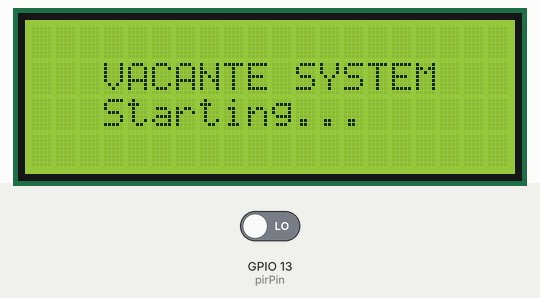
Bench run of a sketch on a simulated ESP32. On the bench: 20×4 character LCD. The test bench sets the inputs (shaded band); at power-on: GPIO 13 (pirPin) LOW. WiFi joins after 1.5 s; servers stay silent unless stated; what the sketch prints to the serial monitor is not drawn.

Above: at 2.2 s.
2.3 s: GPIO 13 (pirPin) driven HIGH
At 3.4 s:
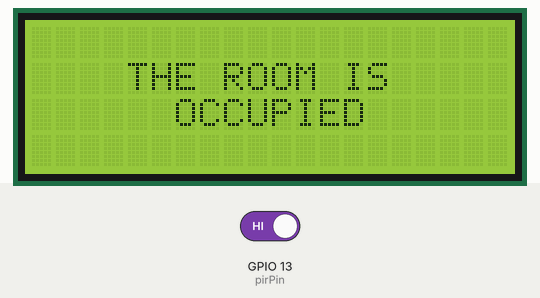
Timing chart, 0 to 5.3 s (numbered marks = the images above; inputs shaded):
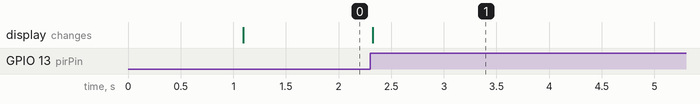

The sketch:

VACANTE_ESP32_PIR.ino
```cpp
#define BLYNK_TEMPLATE_ID "TMPL6dGw3Sww9"
#define BLYNK_TEMPLATE_NAME "VACANTE"
#define BLYNK_AUTH_TOKEN "YOUR_DEVICE_AUTH_TOKEN"


#include <WiFi.h>
#include <BlynkSimpleEsp32.h>
#include <Wire.h>
#include <LiquidCrystal_I2C.h>

// LCD SETTINGS
LiquidCrystal_I2C lcd(0x27, 20, 4);

// WIFI SETTINGS
char ssid[] = "YOUR_CLASSROOM_WIFI";
char pass[] = "YOUR_WIFI_PASSWORD";

// PIR SENSOR
const int pirPin = 13;

// OCCUPANCY SETTINGS
bool roomOccupied = false;
bool lastDisplayedState = false;

unsigned long lastMotionTime = 0;

// 15 seconds of inactivity before marking the room unoccupied
const unsigned long OCCUPANCY_DELAY = 15000;

// TIMERS
unsigned long lastWiFiAttempt = 0;
unsigned long lastBlynkAttempt = 0;
unsigned long lastHeartbeat = 0;
unsigned long lastBlynkUpdate = 0;

// Keep heartbeat frequent so the server can detect connection
const unsigned long HEARTBEAT_INTERVAL = 5000;

// Send occupancy updates every second
const unsigned long OCCUPANCY_INTERVAL = 1000;

// HEARTBEAT
bool heartbeatState = false;

// ==========================================
// LCD DISPLAY FUNCTION
// ==========================================

void updateLCD() {
  lcd.clear();

  lcd.setCursor(4, 1);
  lcd.print("THE ROOM IS");

  if (roomOccupied) {
    lcd.setCursor(6, 2);
    lcd.print("OCCUPIED");

    Serial.println("ROOM STATUS: OCCUPIED");
  } else {
    lcd.setCursor(5, 2);
    lcd.print("UNOCCUPIED");

    Serial.println("ROOM STATUS: UNOCCUPIED");
  }
}

// ==========================================
// SETUP
// ==========================================

void setup() {
  Serial.begin(115200);

  pinMode(pirPin, INPUT);

  delay(1000);

  Wire.begin(21, 22);

  lcd.init();
  lcd.backlight();
  lcd.clear();

  lcd.setCursor(3, 1);
  lcd.print("VACANTE SYSTEM");

  lcd.setCursor(3, 2);
  lcd.print("Starting...");

  // Initialize WiFi
  WiFi.mode(WIFI_STA);
  WiFi.begin(ssid, pass);

  // Initialize Blynk
  Blynk.config(BLYNK_AUTH_TOKEN);

  lastMotionTime = millis();

  Serial.println("VACANTE started.");
}

// ==========================================
// MAIN LOOP
// ==========================================

void loop() {

  unsigned long now = millis();

  // ----------------------------------------
  // WIFI RECONNECTION
  // ----------------------------------------

  if (WiFi.status() != WL_CONNECTED) {

    if (now - lastWiFiAttempt >= 10000) {

      lastWiFiAttempt = now;

      WiFi.begin(ssid, pass);

      Serial.println("Connecting to WiFi...");
    }
  }

  // ----------------------------------------
  // BLYNK RECONNECTION
  // ----------------------------------------

  if (WiFi.status() == WL_CONNECTED) {

    if (!Blynk.connected() &&
        now - lastBlynkAttempt >= 5000) {

      lastBlynkAttempt = now;

      Blynk.connect(1000);
    }

    if (Blynk.connected()) {
      Blynk.run();
    }
  }

  // ----------------------------------------
  // PIR SENSOR DETECTION
  // ----------------------------------------

  int pirState = digitalRead(pirPin);

  // Motion detected
  if (pirState == HIGH) {

    // Reset inactivity timer
    lastMotionTime = now;

    // Immediately mark room as occupied
    if (!roomOccupied) {

      roomOccupied = true;

      Serial.println("Motion detected!");
      Serial.println("15-second inactivity timer reset.");

    }
  }

  // No motion detected
  else {

    // Check whether 15 seconds have passed
    // since the last detected movement
    if (roomOccupied &&
        now - lastMotionTime >= OCCUPANCY_DELAY) {

      roomOccupied = false;

      Serial.println("No motion for 15 seconds.");
      Serial.println("Room is now unoccupied.");
    }
  }

  // ----------------------------------------
  // UPDATE LCD WHEN STATUS CHANGES
  // ----------------------------------------

  if (roomOccupied != lastDisplayedState) {

    lastDisplayedState = roomOccupied;

    updateLCD();
  }

  // ----------------------------------------
  // SEND OCCUPANCY TO BLYNK V0
  // ----------------------------------------

  if (Blynk.connected() &&
      now - lastBlynkUpdate >= OCCUPANCY_INTERVAL) {

    lastBlynkUpdate = now;

    Blynk.virtualWrite(V0, roomOccupied ? 1 : 0);
  }

  // ----------------------------------------
  // SEND HEARTBEAT TO BLYNK V1
  // ----------------------------------------

  if (Blynk.connected() &&
      now - lastHeartbeat >= HEARTBEAT_INTERVAL) {

    lastHeartbeat = now;

    heartbeatState = !heartbeatState;

    Blynk.virtualWrite(V1, heartbeatState ? 1 : 0);

    Serial.print("Heartbeat: ");
    Serial.println(heartbeatState ? 1 : 0);
  }
}
```

Measured:
- after the input at 2.3 s, the display: changes at once (image 1)
